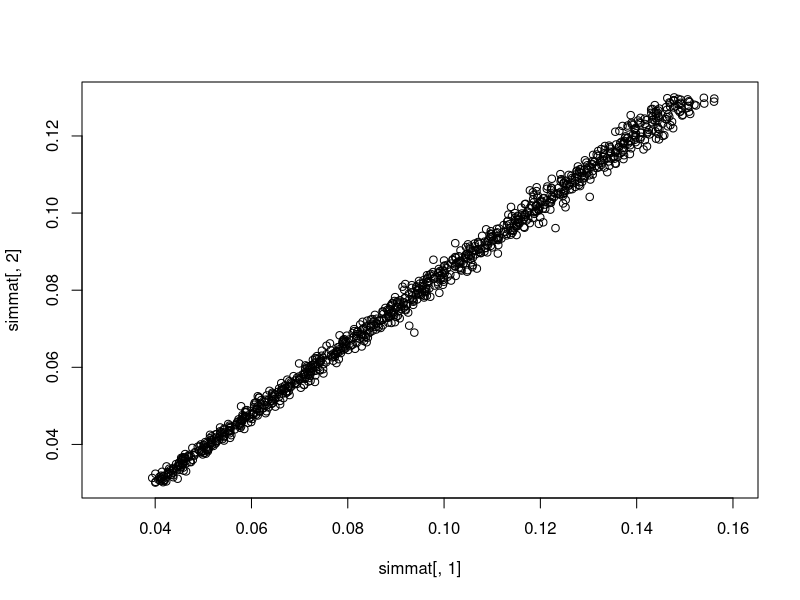
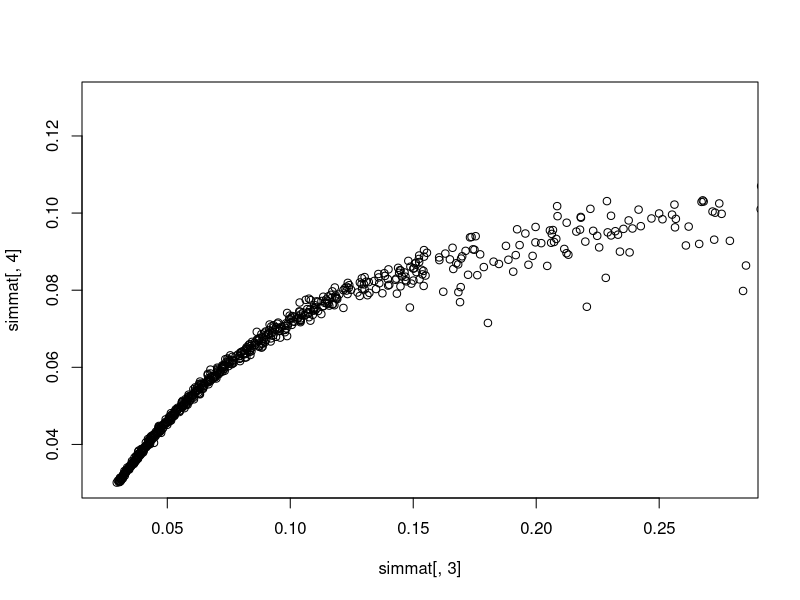
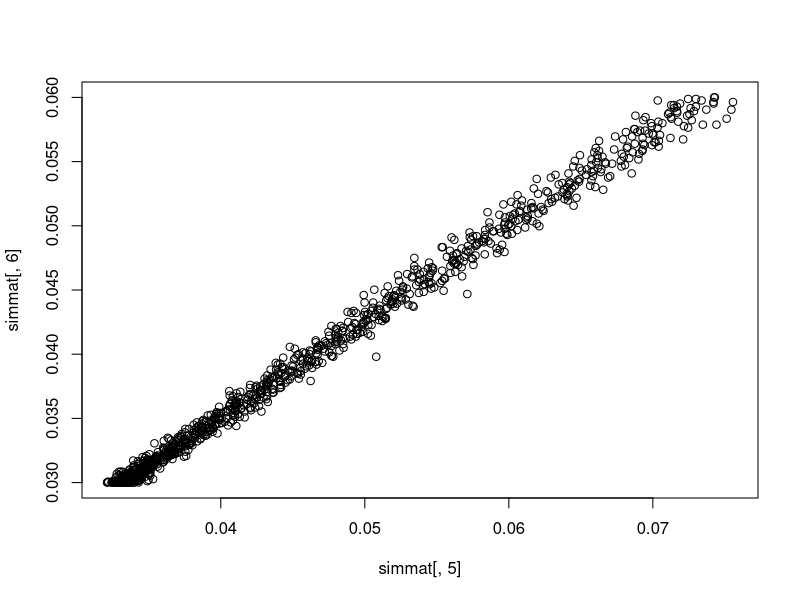
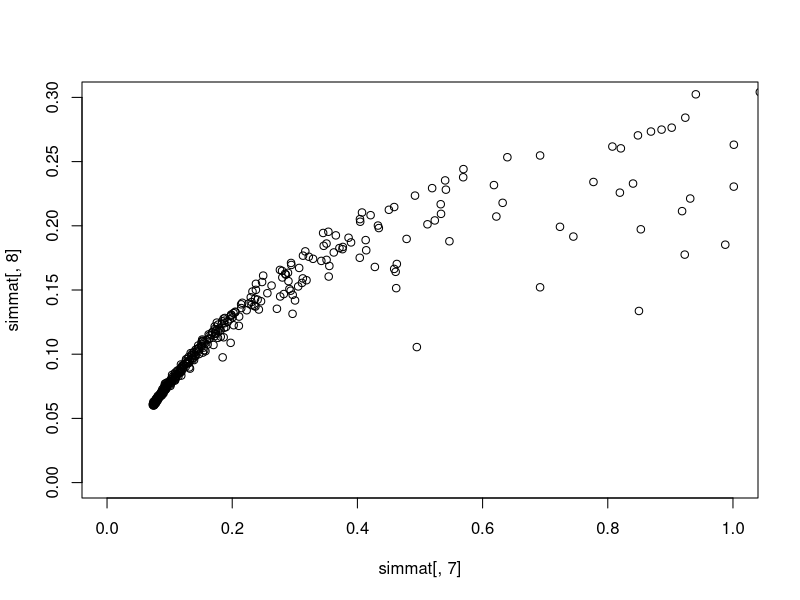
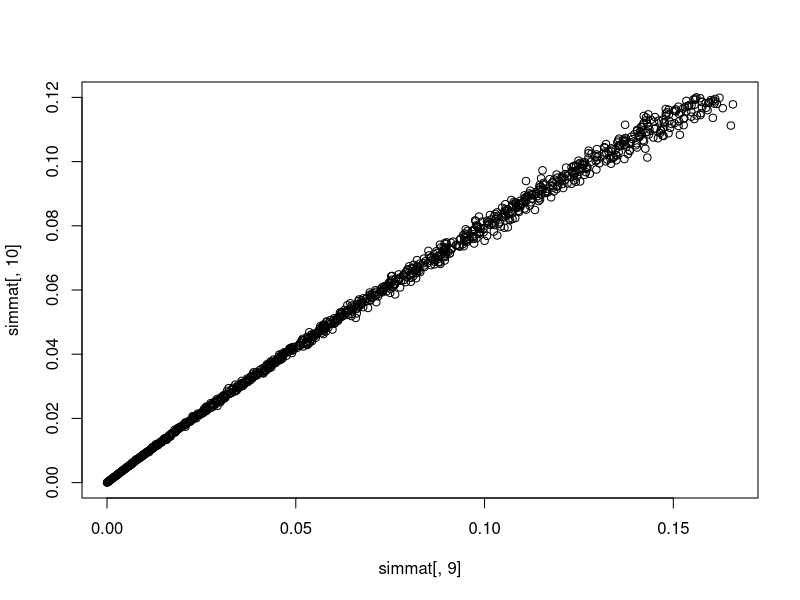

Generate these figures, in order, with R:
# Estimating Mean and Variance of Ratio of bivariate gaussian variables #

## van Kempen LJ van Vliet (1999)




# unbiased estimator r3 of R = x/Y

r_3 <- function(x_bar, y_bar, n, mu_x, mu_y, var_y, cov_xy){
  (x_bar / y_bar) - (1/n) * (((mu_x/mu_y^3) * var_y) - ((cov_xy)/(mu_y^2)))
}


# variance of unbiased estimator r3 (?)

var_r3 <- function(n, mu_x, mu_y, var_x, var_y, cov_xy){
  (1/n) * ((var_x/mu_y^2) + ((mu_x^2 * var_y)/mu_y^4) - ((2 * mu_x * cov_xy)/mu_y^3))
}






# Testing estimator using simulated data

library(MASS)


# assemble correlation matrix
cor <- matrix(c(1, .5, .5, 1), nrow = 2, byrow = T)

# assemble covariance matrix
covmat <- cor %*% diag(c(3^2, 3^2))

# generate data, using covariance matrix and means of 10 for both variables
dat <- mvrnorm(n = 1000, mu = c(10, 10), Sigma = covmat)

# "true" values of mean of ratio
mean(dat[,1])/mean(dat[,2]) # mean_x / mean_y
mean(dat[,1]/dat[,2])       # mean_r
var(dat[,1]/dat[,2])        # var_r

# estimated ratio
r_3(mean(dat[,1]), mean(dat[,2]), 1000, 10, 10, var(dat[,2]), cov(dat[,1], dat[,2]))

# variance of ratio estimator
var_r3(1000, 10, 10, var(dat[,1]), var(dat[,2]), cov(dat[,1], dat[,2]))




var_ratio <- function(var_x, var_y, mu_x, mu_y, cov_xy){
  var_x/mu_y^2 + (mu_x^2 * var_y)/mu_y^4 - (2 * mu_x * cov_xy)/mu_y^3
}


sim_ratio <- function(var_x, var_y, mu_x, mu_y, cov_xy, n = 1000){
  cm <- matrix(cov_xy, nrow = 2, ncol = 2)
  diag(cm) <- c(var_x, var_y)
  
  data <- MASS::mvrnorm(n, mu = c(mu_x, mu_y), Sigma = cm)
  
  obsm <- mean(data[,1]/data[,2])
  estm <- r_3(mean(data[,1]), mean(data[,2]), n, mu_x, mu_y, var_y, cov_xy)
  
  obsv <- var((data[,1]/data[,2]))
  estv <- var_ratio(var_x, var_y, mu_x, mu_y, cov_xy)
  
  df <- data.frame(var_x = var_x,
                   var_y = var_y,
                   mu_x = mu_x,
                   mu_y = mu_y,
                   cov_xy = cov_xy,
                   obsm = obsm,
                   estm = estm,
                   obsv = obsv,
                   estv = estv)
  
  df
}


simmat <- matrix(NA, nrow = 1000, ncol = 10)

vx <- seq(.01, 10, by = .01)

for(i in 1:1000){
  sr <- sim_ratio(var_x = vx[i], var_y = 3, mu_x = 10, mu_y = 10, cov_xy = 0, n = 10000)
  simmat[i,1] <- sr$obsv
  simmat[i,2] <- sr$estv
}

vy <- seq(.01, 10, length.out = 1000)

for(i in 1:1000){
  sr <- sim_ratio(var_x = 3, var_y = vy[i], mu_x = 10, mu_y = 10, cov_xy = 0, n = 10000)
  simmat[i,3] <- sr$obsv
  simmat[i,4] <- sr$estv
}


mux <- seq(-10, 10, length.out = 1000)

for(i in 1:1000){
  sr <- sim_ratio(var_x = 3, var_y = 3, mu_x = mux[i], mu_y = 10, cov_xy = 0, n = 10000)
  simmat[i,5] <- sr$obsv
  simmat[i,6] <- sr$estv
}


muy <- seq(.01, 10, length.out = 1000) # variance not negative!

for(i in 1:1000){
  sr <- sim_ratio(var_x = 3, var_y = 3, mu_x = 10, mu_y = muy[i], cov_xy = 0, n = 10000)
  simmat[i,7] <- sr$obsv
  simmat[i,8] <- sr$estv
}


covxy <- seq(-3, 3, length.out = 1000)

for(i in 1:1000){
  sr <- sim_ratio(var_x = 3, var_y = 3, mu_x = 10, mu_y = 10, cov_xy = covxy[i], n = 10000)
  simmat[i,9] <- sr$obsv
  simmat[i,10] <- sr$estv
}




plot(simmat[,1], simmat[,2], xlim = c(.03, .16)) # estimate about .8 of size of observed 
plot(simmat[,3], simmat[,4], xlim = c(.0255, .28)) # non-linear, if variance in y is multiple of var in x
plot(simmat[,5], simmat[,6]) # estimate about .9 of size of observed 
plot(simmat[,7], simmat[,8], xlim = c(0, 1), ylim = c(0, .3))
plot(simmat[,9], simmat[,10]) # estimate about .8 of size of observed 

